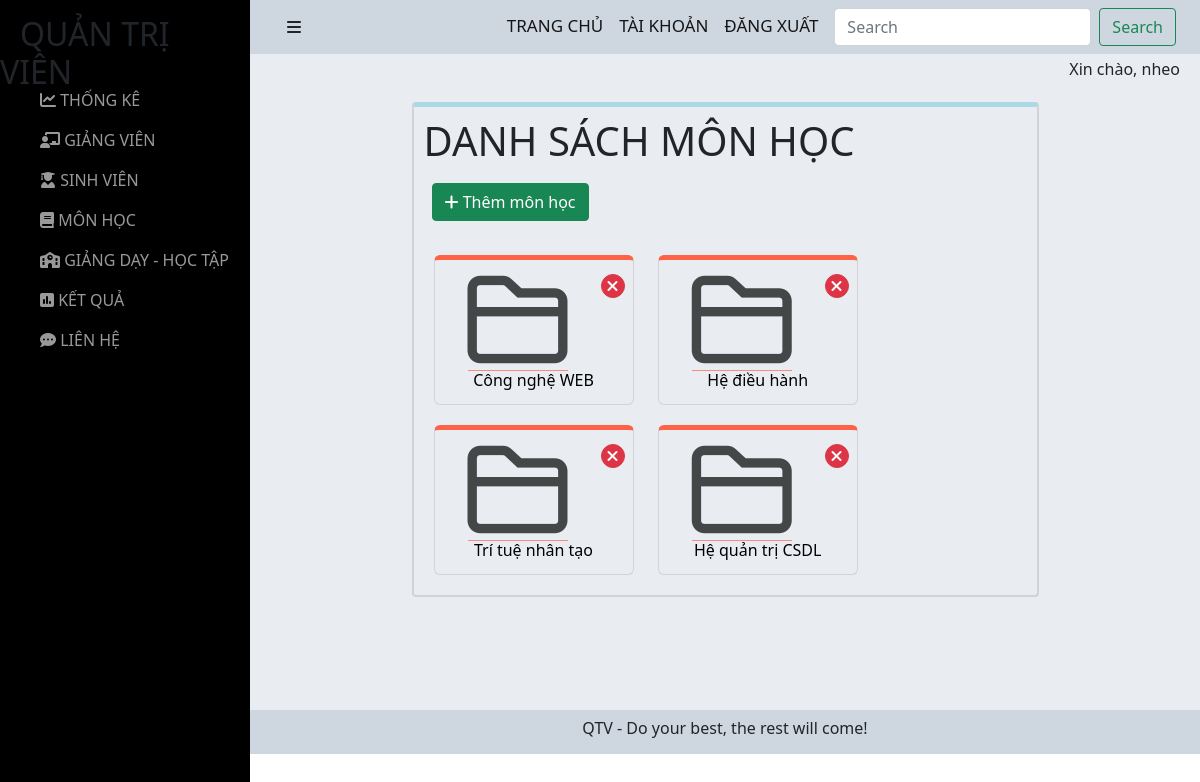
The page /admin/admin/subject.php (signed in) on the database its author committed.
### tables this page shows
CREATE TABLE `monhoc` (
  `idMH` int(11) NOT NULL,
  `nameMH` varchar(255) NOT NULL,
  `TC` int(11) NOT NULL
);

### admin/admin/subject.php (the view, shortened to what this page needs)
<?php include('./header.php') ?>
<br><br>
<div class="all"><h1>DANH SÁCH MÔN HỌC</h1>
    <div class="btn-addsbj">
    <a href="./add-subject-admin.php"><button type="button" class="btn btn-success text-white me-2"><i class="fas fa-plus"></i> Thêm môn học</button></a>
    <br><br><br>
</div>
   <div class="f-sbj">
   <?php
    $sql3 = "SELECT * FROM monhoc ";
    $res3 = mysqli_query($conn, $sql3);
    if ($res3 == true) {
        while ($row3 = mysqli_fetch_assoc($res3)) {
    ?>
            <div class="subject-folder text-center">
            <a href="./del-subject-admin.php?idMH=<?php echo $row3['idMH'] ?>"><button type="button" class="btn-del-sub btn btn-danger text-white me-2"><i class="fas fa-times"></i></button></a>
                <a href="view-subject-admin.php?idMH=<?php echo $row3['idMH'] ?>"> <i class="subject-icon far fa-folder"></i>
                    <h6 class="subject-name"><?php echo $row3['nameMH'] ?></h6>
                </a>
            </div>
    <?php
        }
    }
    ?>
   </div>
</div>
<?php include('./footer.php') ?>

### admin/admin/sidebar.css (style rules this page uses)
h6 { margin-top: 0; }
.btn-success { margin-left: 8px; }
.subject-folder { text-align: center; border: 1px solid lightgray; margin: 10px; height:150px; width:200px; border-radius: 6px; display: inline-block; border-top: 5px solid tomato; color:#000; padding-top: 10px; }
.all { padding: 10px 10px; border: 2px solid lightgray; width: 66%; border-top: 5px solid lightblue; border-radius: 4px; margin: auto; }
.subject-icon,.subject-btl { font-size:100px; border-bottom: 1px solid tomato; color:#000; opacity: 0.7; }
.subject-name { margin-bottom: 0; color:#000; }
a { text-decoration: none; }
.btn-success { margin-top:10px; float: left; }
.btn-del-sub { margin-top: 4px; padding:3%; width: 24px; height: 24px; border-radius: 50%; display: flex; align-items: center; text-align: center; float:right; }

### rows shown on the page
monhoc: nameMH "Công nghệ WEB"
monhoc: nameMH "Hệ điều hành"
monhoc: nameMH "Trí tuệ nhân tạo"
monhoc: nameMH "Hệ quản trị CSDL"

### other values the page prints
$_SESSION['display-username'] "Xin chào, nheo"
